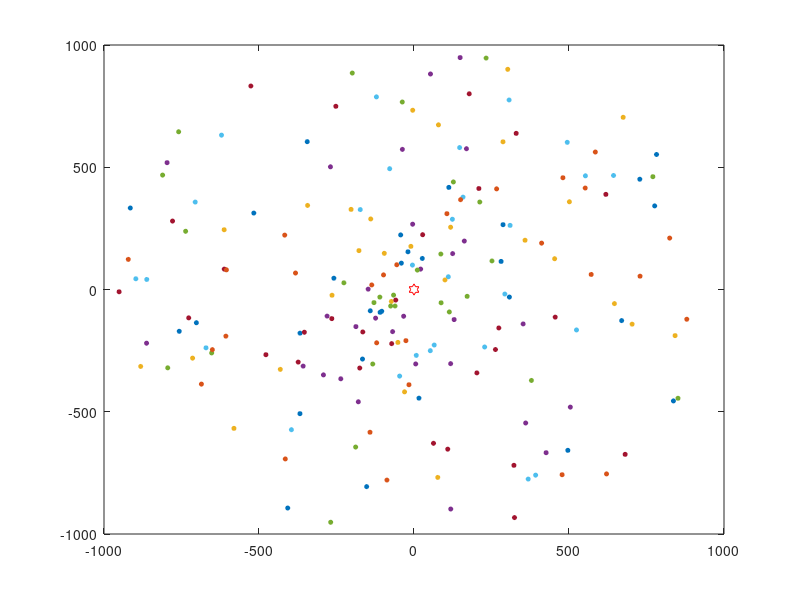

This figure's MATLAB source:
%To generate the information of devices
%1. de_i: the degree 
%2 x_i: the coordinate
%3. y_i: the coordinate
%4. d_i: the distance to center
%5.a_i: the signal parameter, random in [1,d_i]
%6. s_i: signal strength =a_i/d_i^2
%----------------------------------------

%The geo area 1000x1000
R=1000;
n=200;
infoMatrix=zeros(6,n);



%step1: generate coordinates
infoMatrix(1,:)=2*pi*rand(1,n);
infoMatrix(4,:)=R/15+14*R/15*rand(1,n);
infoMatrix(2,:)=infoMatrix(4,:).*cos(infoMatrix(1,:));
infoMatrix(3,:)=infoMatrix(4,:).*sin(infoMatrix(1,:));
infoMatrix(5,:)=(infoMatrix(4,:)-1).*rand(1,n)+1;
infoMatrix(6,:)=infoMatrix(5,:)./infoMatrix(4,:).^2;




plot(0,0,'-hr','MarkerSize',8)
hold on
for i=1:n
plot(infoMatrix(2,i),infoMatrix(3,i),'o','MarkerSize',3,'MarkerFaceColor','auto')
hold on
end
